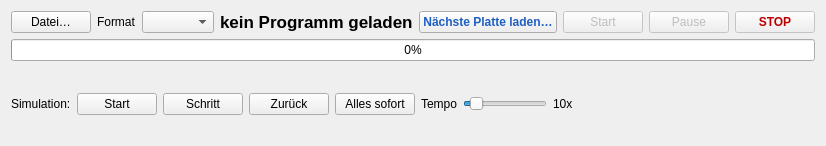
<?xml version="1.0" encoding="UTF-8"?>
<ui version="4.0">
 <class>ProgramPage</class>
 <widget class="QWidget" name="ProgramPage">
  <layout class="QVBoxLayout" name="page_layout">
   <item>
    <layout class="QHBoxLayout" name="top_row">
     <item><widget class="QPushButton" name="b_file"><property name="text"><string>Datei…</string></property></widget></item>
     <item><widget class="QLabel" name="fmt_lbl"><property name="text"><string>Format</string></property></widget></item>
     <item><widget class="QComboBox" name="fmt"/></item>
     <item>
      <widget class="QLabel" name="title">
       <property name="sizePolicy"><sizepolicy hsizetype="Expanding" vsizetype="Preferred"><horstretch>1</horstretch><verstretch>0</verstretch></sizepolicy></property>
       <property name="minimumSize"><size><width>0</width><height>0</height></size></property>
       <property name="text"><string>kein Programm geladen</string></property>
       <property name="styleSheet"><string>font-size:13pt; font-weight:bold;</string></property>
      </widget>
     </item>
     <item><widget class="QPushButton" name="b_next"><property name="visible"><bool>false</bool></property><property name="text"><string>Nächste Platte laden…</string></property><property name="styleSheet"><string>font-weight:bold; color:#1f5fbf;</string></property></widget></item>
     <item><widget class="QPushButton" name="b_start"><property name="enabled"><bool>false</bool></property><property name="text"><string>Start</string></property></widget></item>
     <item><widget class="QPushButton" name="b_pause"><property name="enabled"><bool>false</bool></property><property name="text"><string>Pause</string></property></widget></item>
     <item><widget class="QPushButton" name="b_stop"><property name="enabled"><bool>false</bool></property><property name="text"><string>STOP</string></property><property name="styleSheet"><string>font-weight:bold; color:#b00;</string></property></widget></item>
    </layout>
   </item>
   <item><widget class="QProgressBar" name="progress"><property name="value"><number>0</number></property></widget></item>
   <item><widget class="QLabel" name="line_lbl"><property name="text"><string/></property><property name="styleSheet"><string>font-family:monospace;</string></property></widget></item>
   <item>
    <widget class="QSplitter" name="views">
     <property name="orientation"><enum>Qt::Horizontal</enum></property>
     <property name="sizePolicy"><sizepolicy hsizetype="Expanding" vsizetype="Expanding"><horstretch>0</horstretch><verstretch>1</verstretch></sizepolicy></property>
    </widget>
   </item>
   <item>
    <layout class="QHBoxLayout" name="sim_row">
     <item><widget class="QLabel" name="sim_lbl"><property name="text"><string>Simulation:</string></property></widget></item>
     <item><widget class="QPushButton" name="b_run"><property name="text"><string>Start</string></property></widget></item>
     <item><widget class="QPushButton" name="b_step"><property name="text"><string>Schritt</string></property></widget></item>
     <item><widget class="QPushButton" name="b_reset"><property name="text"><string>Zurück</string></property></widget></item>
     <item><widget class="QPushButton" name="b_finish"><property name="text"><string>Alles sofort</string></property></widget></item>
     <item><widget class="QLabel" name="tempo_lbl"><property name="text"><string>Tempo</string></property></widget></item>
     <item>
      <widget class="QSlider" name="speed">
       <property name="orientation"><enum>Qt::Horizontal</enum></property>
       <property name="minimum"><number>1</number></property>
       <property name="maximum"><number>100</number></property>
       <property name="value"><number>10</number></property>
       <property name="maximumSize"><size><width>160</width><height>16777215</height></size></property>
      </widget>
     </item>
     <item><widget class="QLabel" name="speed_lbl"><property name="text"><string>10x</string></property></widget></item>
     <item>
      <widget class="QLabel" name="sim_info">
       <property name="sizePolicy"><sizepolicy hsizetype="Expanding" vsizetype="Preferred"><horstretch>1</horstretch><verstretch>0</verstretch></sizepolicy></property>
       <property name="text"><string/></property>
       <property name="styleSheet"><string>font-family:monospace;</string></property>
      </widget>
     </item>
    </layout>
   </item>
   <item>
    <widget class="QLabel" name="notes">
     <property name="text"><string/></property>
     <property name="wordWrap"><bool>true</bool></property>
     <property name="styleSheet"><string>font-family:monospace; font-size:9pt;</string></property>
    </widget>
   </item>
  </layout>
 </widget>
 <resources/>
 <connections/>
</ui>
